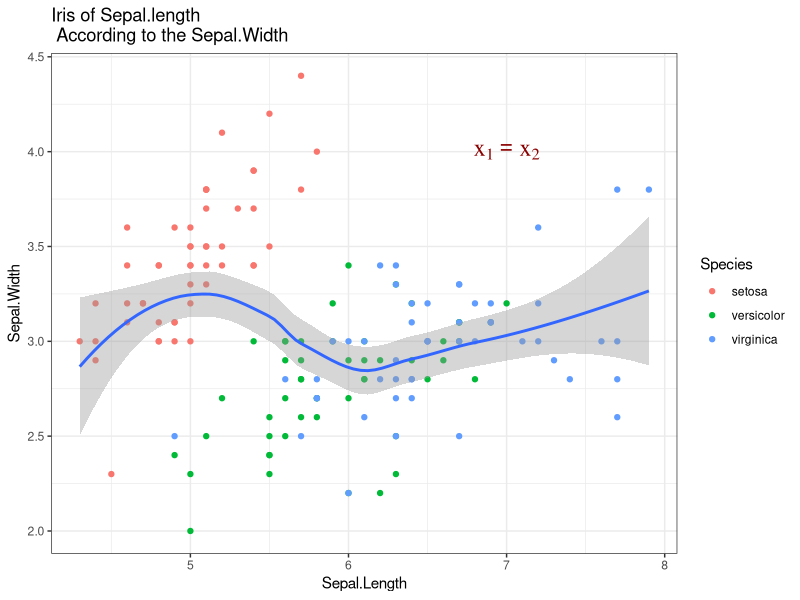

This figure's R source:

library(ggplot2)
attach(iris)
p <- ggplot(data=iris,aes(x = Sepal.Length,y = Sepal.Width))
p + 
        geom_point(aes(colour = Species)) + 
        stat_smooth() + 
        labs(title = "Iris of Sepal.length \n According to the Sepal.Width") +
        theme_classic() + 
        theme_bw() +
        annotate("text",x=7,y=4,parse = T,label = "x[1]==x[2]",size=6, family="serif",fontface="italic", colour="darkred")


